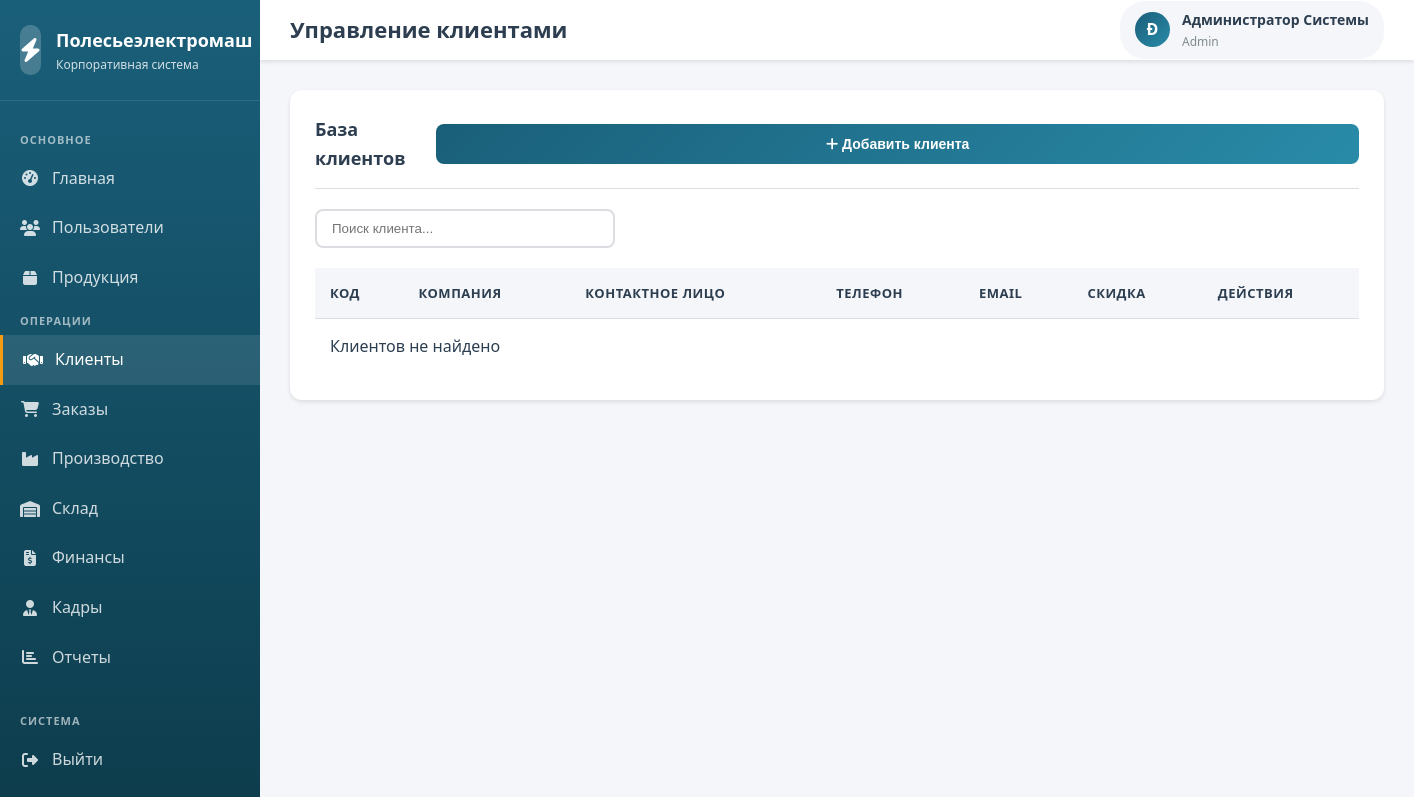
Before: /modules/clients/index.php (signed in) with the older database file.
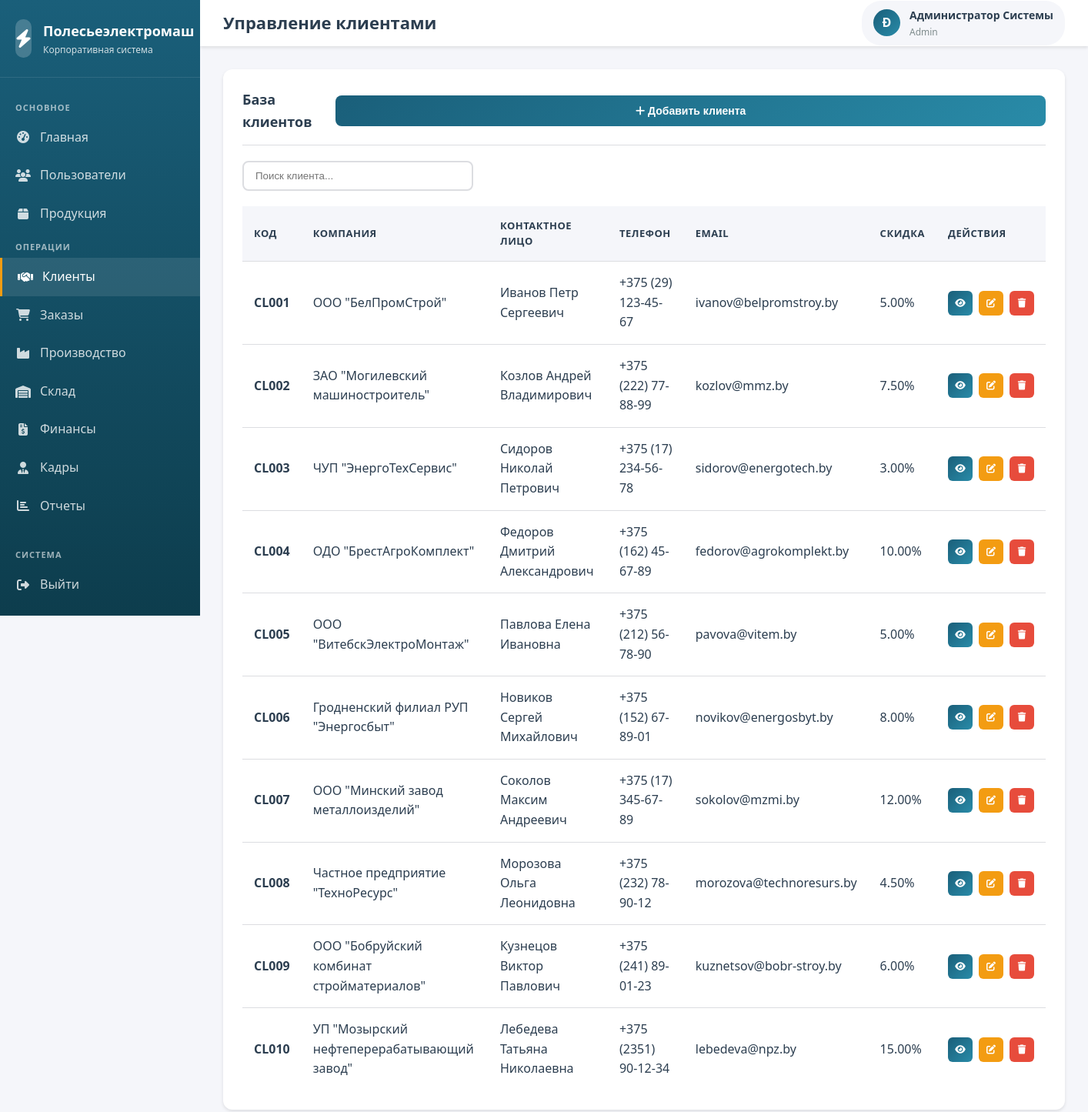
After: the same page with the newer database file.
### tables this page shows
CREATE TABLE clients (
    id INT AUTO_INCREMENT PRIMARY KEY,
    client_code VARCHAR(50) NOT NULL UNIQUE,
    company_name VARCHAR(200),
    contact_person VARCHAR(100),
    inn VARCHAR(20),
    address TEXT,
    phone VARCHAR(20),
    email VARCHAR(100),
    website VARCHAR(200),
    discount_percent DECIMAL(5,2) DEFAULT 0,
    payment_terms TEXT,
    is_active TINYINT(1) DEFAULT 1,
    created_at TIMESTAMP DEFAULT CURRENT_TIMESTAMP,
    updated_at TIMESTAMP DEFAULT CURRENT_TIMESTAMP ON UPDATE CURRENT_TIMESTAMP
);

### includes/config.php (called while the page is built, shortened)
<?php
function isLoggedIn() {
    return isset($_SESSION['user_id']) && isset($_SESSION['user_role']);
}
function hasRole($allowedRoles) {
    return in_array($_SESSION['user_role'], $allowedRoles);
}
?>

### modules/clients/index.php (the view, shortened to what this page needs)
<?php
require_once '../../includes/config.php';
$pdo = getDBConnection();
try {
    $stmt = $pdo->query("SELECT * FROM clients WHERE is_active = 1 ORDER BY created_at DESC");
    $clients = $stmt->fetchAll();
} catch (PDOException $e) {
    $error = 'Ошибка загрузки данных';
    $clients = [];
}
$userFullName = $_SESSION['full_name'];
$initials = strtoupper(substr($userFullName, 0, 1));
?>
<!DOCTYPE html>
<html lang="ru">
<head>
    <link rel="stylesheet" href="../../assets/css/style.css">
    <link rel="stylesheet" href="https://cdnjs.cloudflare.com/ajax/libs/font-awesome/6.4.0/css/all.min.css">
</head>
<body>
    <div class="dashboard-container">
        <aside class="sidebar">
            <div class="sidebar-header">
                <div class="sidebar-logo">
                    <div class="logo-icon">
                        <i class="fas fa-bolt"></i>
                    </div>
                    <div class="logo-text">
                        <h2>Полесьеэлектромаш</h2>
                        <p>Корпоративная система</p>
                    </div>
                </div>
            </div>
            <?php
            $basePath = '../../';
            include '../../includes/sidebar.php';
            ?>
        </aside>
        <div class="main-content">
            <header class="header">
                <div class="header-left">
                    <div class="header-title">
                        <h1>Управление клиентами</h1>
                    </div>
                </div>
                <div class="header-right">
                    <div class="user-info">
                        <div class="user-avatar">
                            <?php echo $initials; ?>
                        </div>
                        <div class="user-details">
                            <span class="user-name"><?php echo htmlspecialchars($userFullName); ?></span>
                            <span class="user-role"><?php echo ucfirst($userRole); ?></span>
                        </div>
                    </div>
                </div>
            </header>
            <div class="content-area">
                <div class="card">
                    <div class="card-header">
                        <h2 class="card-title">База клиентов</h2>
                        <?php if (hasRole(['admin', 'manager'])): ?>
                            <button class="btn btn-primary" onclick="openModal('addClientModal')">
                                <i class="fas fa-plus"></i> Добавить клиента
                            </button>
                        <?php endif; ?>
                    </div>
                    <div style="margin-bottom: 20px;">
                        <input
                            type="text"
                            placeholder="Поиск клиента..."
                            data-table-search="clientsTable"
                            style="padding: 10px 15px; border: 2px solid var(--border-color); border-radius: 8px; width: 300px;"
                        >
                    </div>
                    <div class="table-responsive">
                        <table class="data-table" id="clientsTable">
                            <thead>
                                <tr>
                                    <th>Код</th>
                                    <th>Компания</th>
                                    <th>Контактное лицо</th>
                                    <th>Телефон</th>
                                    <th>Email</th>
                                    <th>Скидка</th>
                                    <th>Действия</th>
                                </tr>
                            </thead>
                            <tbody>
                                <?php if (empty($clients)): ?>
                                    <tr>
                                        <td colspan="7" class="text-center">Клиентов не найдено</td>
                                    </tr>
                                <?php else: ?>
                                    <?php foreach ($clients as $client): ?>
                                        <tr>
                                            <td><strong><?php echo htmlspecialchars($client['client_code']); ?></strong></td>
                                            <td><?php echo htmlspecialchars($client['company_name'] ?? 'Не указано'); ?></td>
                                            <td><?php echo htmlspecialchars($client['contact_person'] ?? 'Не указано'); ?></td>
                                            <td><?php echo htmlspecialchars($client['phone'] ?? 'Не указано'); ?></td>
                                            <td><?php echo htmlspecialchars($client['email'] ?? 'Не указано'); ?></td>
                                            <td><?php echo $client['discount_percent']; ?>%</td>
                                            <td>
                                                <div class="action-buttons">
                                                    <a href="?view=<?php echo $client['id']; ?>"
                                                       class="btn btn-sm btn-icon btn-primary"
                                                       title="Просмотр">
                                                        <i class="fas fa-eye"></i>
                                                    </a>
                                                    <?php if (hasRole(['admin', 'manager'])): ?>
                                                        <a href="?edit=<?php echo $client['id']; ?>"
                                                           class="btn btn-sm btn-icon btn-secondary"
                                                           title="Редактировать">
                                                            <i class="fas fa-edit"></i>
                                                        </a>
                                                        <a href="?delete=<?php echo $client['id']; ?>"
                                                           class="btn btn-sm btn-icon btn-danger"
                                                           onclick="return confirm('Вы уверены, что хотите деактивировать клиента?')"
                                                           title="Деактивировать">
                                                            <i class="fas fa-trash"></i>
                                                        </a>
                                                    <?php endif; ?>
                                                </div>
                                            </td>
                                        </tr>
                                    <?php endforeach; ?>
                                <?php endif; ?>
                            </tbody>
                        </table>
                    </div>
                </div>
            </div>
        </div>
    </div>
</body>
</html>

### includes/sidebar.php (shortened to what this page needs)
<?php
$userRole = $_SESSION['user_role'] ?? 'manager';
$currentMenu = $menuItems[$userRole] ?? $menuItems['manager'];
function isCurrentPage($url) {
    $currentPath = $_SERVER['PHP_SELF'];
    $normalizedUrl = ltrim($url, '/');
    $normalizedPath = ltrim($currentPath, '/');
    return strpos($normalizedPath, $normalizedUrl) !== false ||
           strpos($currentPath, $normalizedUrl) !== false;
}
?>
<nav class="sidebar-menu">
    <?php if (!empty($currentMenu['main'])): ?>
        <div class="menu-category">Основное</div>
        <?php foreach ($currentMenu['main'] as $item): ?>
            <a href="<?php echo $basePath . $item['url']; ?>" class="menu-item <?php echo isCurrentPage($item['url']) ? 'active' : ''; ?>">
                <i class="fas <?php echo $item['icon']; ?>"></i>
                <span><?php echo $item['text']; ?></span>
            </a>
        <?php endforeach; ?>
    <?php endif; ?>
    <?php if (!empty($currentMenu['operations'])): ?>
        <div class="menu-category">Операции</div>
        <?php foreach ($currentMenu['operations'] as $item): ?>
            <a href="<?php echo $basePath . $item['url']; ?>" class="menu-item <?php echo isCurrentPage($item['url']) ? 'active' : ''; ?>">
                <i class="fas <?php echo $item['icon']; ?>"></i>
                <span><?php echo $item['text']; ?></span>
            </a>
        <?php endforeach; ?>
    <?php endif; ?>
    <div class="menu-category" style="margin-top: 20px;">Система</div>
    <a href="<?php echo $basePath; ?>logout.php" class="menu-item">
        <i class="fas fa-sign-out-alt"></i>
        <span>Выйти</span>
    </a>
</nav>

Changed rows visible on the page:
added clients: client_code "CL001", company_name "ООО \"БелПромСтрой\"", contact_person "Иванов Петр Сергеевич", phone "+375 (29) 123-45-67", email "ivanov@belpromstroy.by", discount_percent "5.00"
added clients: client_code "CL002", company_name "ЗАО \"Могилевский машиностроитель\"", contact_person "Козлов Андрей Владимирович", phone "+375 (222) 77-88-99", email "kozlov@mmz.by", discount_percent "7.50"
added clients: client_code "CL003", company_name "ЧУП \"ЭнергоТехСервис\"", contact_person "Сидоров Николай Петрович", phone "+375 (17) 234-56-78", email "sidorov@energotech.by", discount_percent "3.00"
added clients: client_code "CL004", company_name "ОДО \"БрестАгроКомплект\"", contact_person "Федоров Дмитрий Александрович", phone "+375 (162) 45-67-89", email "fedorov@agrokomplekt.by", discount_percent "10.00"
added clients: client_code "CL005", company_name "ООО \"ВитебскЭлектроМонтаж\"", contact_person "Павлова Елена Ивановна", phone "+375 (212) 56-78-90", email "pavova@vitem.by", discount_percent "5.00"
added clients: client_code "CL006", company_name "Гродненский филиал РУП \"Энергосбыт\"", contact_person "Новиков Сергей Михайлович", phone "+375 (152) 67-89-01", email "novikov@energosbyt.by", discount_percent "8.00"
added clients: client_code "CL007", company_name "ООО \"Минский завод металлоизделий\"", contact_person "Соколов Максим Андреевич", phone "+375 (17) 345-67-89", email "sokolov@mzmi.by", discount_percent "12.00"
added clients: client_code "CL008", company_name "Частное предприятие \"ТехноРесурс\"", contact_person "Морозова Ольга Леонидовна", phone "+375 (232) 78-90-12", email "morozova@technoresurs.by", discount_percent "4.50"
added clients: client_code "CL009", company_name "ООО \"Бобруйский комбинат стройматериалов\"", contact_person "Кузнецов Виктор Павлович", phone "+375 (241) 89-01-23", email "kuznetsov@bobr-stroy.by", discount_percent "6.00"
added clients: client_code "CL010", company_name "УП \"Мозырский нефтеперерабатывающий завод\"", contact_person "Лебедева Татьяна Николаевна", phone "+375 (2351) 90-12-34", email "lebedeva@npz.by", discount_percent "15.00"
Other visible differences:
text no longer shown: "Клиентов не найдено"
